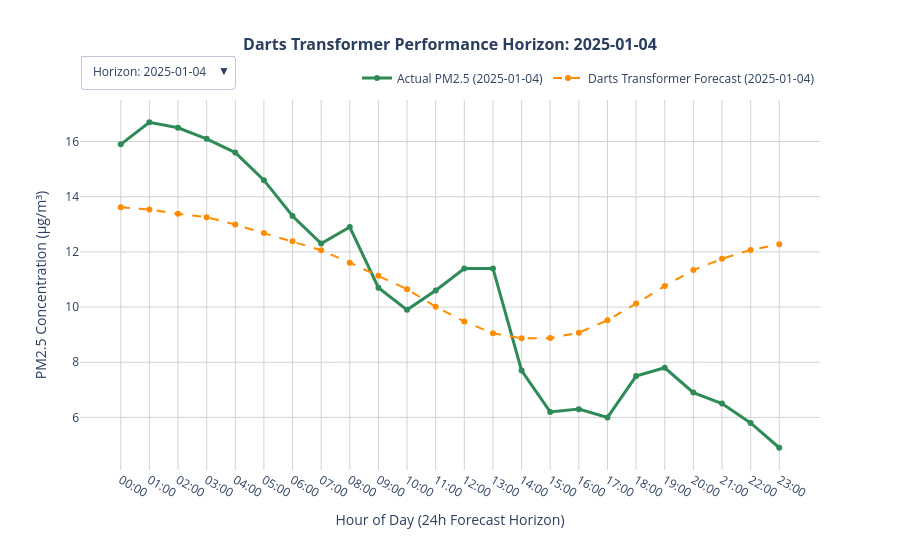

This figure's notebook cell:
### Code cell
plt.plot(loss_tracker.train_losses, label='Training Loss')
plt.plot(loss_tracker.val_losses, label='Validation Loss')
plt.title('Training and Validation Loss')
plt.xlabel('Epochs')
plt.ylabel('Loss')
plt.legend(loc='best')
plt.show()
from sklearn.metrics import mean_absolute_error, mean_squared_error, r2_score as sklearn_r2

print("Generating rolling predictions (1-hour stride)...")
scaled_forecasts = final_model.historical_forecasts(
    series=val_target_scaled,
    past_covariates=val_cov_scaled,
    start=INPUT_WINDOW,
    forecast_horizon=OUTPUT_WINDOW,
    stride=1,
    retrain=False,
    last_points_only=False
)

true_forecasts = [target_scaler.inverse_transform(f) for f in scaled_forecasts]
true_targets = [val_target.slice_intersect(f) for f in true_forecasts]

all_pred_values = np.concatenate([f.univariate_values() for f in true_forecasts])
all_true_values = np.concatenate([t.univariate_values() for t in true_targets])

# --- 4. Global Metrics Calculation ---
global_mae = mean_absolute_error(all_true_values, all_pred_values)
global_rmse = np.sqrt(mean_squared_error(all_true_values, all_pred_values))
global_r2 = sklearn_r2(all_true_values, all_pred_values)

baseline_mean = np.mean(all_true_values)
mae_percentage = (global_mae / baseline_mean)
rmse_percentage = (global_rmse / baseline_mean)

print(f"Global R² Score     : {global_r2:.4f}")
print(f"Global MAE          : {global_mae:.4f} μg/m³")
print(f"Global RMSE         : {global_rmse:.4f} μg/m³")
print(f"MAE% (Normalized)   : {mae_percentage:.2f}")
print(f"RMSE% (Normalized)  : {rmse_percentage:.2f}")

import plotly.graph_objects as go

sample_indices = [0, 50, 100, 150, 200, 250, 300, 350, 400, 450, 500, 550, 600]
num_samples = len(sample_indices)

fig_darts = go.Figure()
buttons_darts = []

for idx, sample_idx in enumerate(sample_indices):
    # FIXED: Extract the single TimeSeries chunk directly from the list instead of sub-slicing
    target_chunk = true_targets[sample_idx]
    forecast_chunk = true_forecasts[sample_idx]
    
    # Extract univariate numpy arrays out of the single TimeSeries object
    true_actual_darts = target_chunk.univariate_values()
    true_pred_darts = forecast_chunk.univariate_values()
    
    # Extract the timestamps from the chunk
    window_timestamps_darts = target_chunk.time_index
    time_labels_darts = [str(t).split()[1][:5] for t in window_timestamps_darts]
    date_str_darts = str(window_timestamps_darts[0]).split()[0]
    
    fig_darts.add_trace(go.Scatter(
        x=time_labels_darts, y=true_actual_darts, mode='lines+markers',
        name=f'Actual PM2.5 ({date_str_darts})', line=dict(color='seagreen', width=3),
        visible=(idx == 0)
    ))
    fig_darts.add_trace(go.Scatter(
        x=time_labels_darts, y=true_pred_darts, mode='lines+markers',
        name=f'Darts Transformer Forecast ({date_str_darts})', line=dict(color='darkorange', width=2, dash='dash'),
        visible=(idx == 0)
    ))
    
    visibility_mask_darts = [False] * (num_samples * 2)
    visibility_mask_darts[idx * 2] = True
    visibility_mask_darts[idx * 2 + 1] = True
    
    buttons_darts.append(dict(
        label=f"Horizon: {date_str_darts}", method="update",
        args=[{"visible": visibility_mask_darts}, {"title": f"<b>Darts Transformer Performance Horizon: {date_str_darts}</b>"}]
    ))

# FIXED: Extract the date string safely from the first time series element in the list
initial_date_darts = str(true_targets[0].time_index[0]).split()[0]

fig_darts.update_layout(
    title=dict(text=f'<b>Darts Transformer Performance Horizon: {initial_date_darts}</b>', x=0.5, font=dict(size=16)),
    updatemenus=[dict(buttons=buttons_darts, direction="down", pad={"r": 10, "t": 10}, showactive=True, x=0.0, xanchor="left", y=1.15, yanchor="top")],
    xaxis=dict(title='Hour of Day (24h Forecast Horizon)', showgrid=True, gridcolor='lightgray'),
    yaxis=dict(title='PM2.5 Concentration (μg/m³)', showgrid=True, gridcolor='lightgray'),
    template='plotly_white', hovermode='x unified', height=550, width=900,
    legend=dict(orientation="h", yanchor="bottom", y=1.02, xanchor="right", x=1)
)

fig_darts.show()

### Figure 1 — Plotly figure (JSON) as saved in the notebook; plotly's stock layout.template omitted (floating-point values rounded to 4 significant figures)
{"data": [{"line": {"color": "seagreen", "width": 3}, "mode": "lines+markers", "name": "Actual PM2.5 (2025-01-04)", "type": "scatter", "visible": true, "x": ["00:00", "01:00", "02:00", "03:00", "04:00", "05:00", "06:00", "07:00", "08:00", "09:00", "10:00", "11:00", "12:00", "13:00", "14:00", "15:00", "16:00", "17:00", "18:00", "19:00", "20:00", "21:00", "22:00", "23:00"], "y": [15.9, 16.7, 16.5, 16.1, 15.6, 14.6, 13.3, 12.3, 12.9, 10.7, 9.9, 10.6, 11.4, 11.4, 7.7, 6.2, 6.3, 6.0, 7.5, 7.8, 6.9, 6.5, 5.8, 4.9]}, {"line": {"color": "darkorange", "dash": "dash", "width": 2}, "mode": "lines+markers", "name": "Darts Transformer Forecast (2025-01-04)", "type": "scatter", "visible": true, "x": ["00:00", "01:00", "02:00", "03:00", "04:00", "05:00", "06:00", "07:00", "08:00", "09:00", "10:00", "11:00", "12:00", "13:00", "14:00", "15:00", "16:00", "17:00", "18:00", "19:00", "20:00", "21:00", "22:00", "23:00"], "y": [13.62, 13.54, 13.38, 13.26, 12.99, 12.69, 12.39, 12.06, 11.61, 11.14, 10.65, 10.01, 9.475, 9.05, 8.868, 8.874, 9.072, 9.523, 10.12, 10.76, 11.34, 11.75, 12.07, 12.28]}, {"line": {"color": "seagreen", "width": 3}, "mode": "lines+markers", "name": "Actual PM2.5 (2025-01-06)", "type": "scatter", "visible": false, "x": ["02:00", "03:00", "04:00", "05:00", "06:00", "07:00", "08:00", "09:00", "10:00", "11:00", "12:00", "13:00", "14:00", "15:00", "16:00", "17:00", "18:00", "19:00", "20:00", "21:00", "22:00", "23:00", "00:00", "01:00"], "y": [3.1, 2.8, 1.7, 1.2, 1.1, 1.1, 1.1, 1.3, 1.6, 1.8, 1.8, 2.3, 2.3, 2.1, 2.1, 2.2, 2.9, 3.4, 3.5, 3.3, 3.0, 2.7, 2.4, 2.3]}, {"line": {"color": "darkorange", "dash": "dash", "width": 2}, "mode": "lines+markers", "name": "Darts Transformer Forecast (2025-01-06)", "type": "scatter", "visible": false, "x": ["02:00", "03:00", "04:00", "05:00", "06:00", "07:00", "08:00", "09:00", "10:00", "11:00", "12:00", "13:00", "14:00", "15:00", "16:00", "17:00", "18:00", "19:00", "20:00", "21:00", "22:00", "23:00", "00:00", "01:00"], "y": [3.556, 3.687, 3.89, 4.079, 4.259, 4.378, 4.527, 4.548, 4.481, 4.409, 4.317, 4.267, 4.262, 4.352, 4.599, 4.787, 5.146, 5.476, 5.816, 6.015, 6.112, 6.12, 6.104, 6.03]}, {"line": {"color": "seagreen", "width": 3}, "mode": "lines+markers", "name": "Actual PM2.5 (2025-01-08)", "type": "scatter", "visible": false, "x": ["04:00", "05:00", "06:00", "07:00", "08:00", "09:00", "10:00", "11:00", "12:00", "13:00", "14:00", "15:00", "16:00", "17:00", "18:00", "19:00", "20:00", "21:00", "22:00", "23:00", "00:00", "01:00", "02:00", "03:00"], "y": [6.0, 6.3, 6.2, 6.9, 8.5, 10.0, 9.9, 9.3, 7.7, 6.8, 6.8, 7.1, 8.1, 9.5, 11.0, 12.6, 13.3, 12.9, 13.6, 13.8, 13.5, 12.8, 14.0, 14.5]}, {"line": {"color": "darkorange", "dash": "dash", "width": 2}, "mode": "lines+markers", "name": "Darts Transformer Forecast (2025-01-08)", "type": "scatter", "visible": false, "x": ["04:00", "05:00", "06:00", "07:00", "08:00", "09:00", "10:00", "11:00", "12:00", "13:00", "14:00", "15:00", "16:00", "17:00", "18:00", "19:00", "20:00", "21:00", "22:00", "23:00", "00:00", "01:00", "02:00", "03:00"], "y": [5.441, 5.476, 5.568, 5.646, 5.647, 5.576, 5.493, 5.323, 5.126, 4.937, 4.86, 4.847, 4.962, 5.159, 5.548, 5.825, 6.186, 6.496, 6.703, 6.801, 6.771, 6.713, 6.598, 6.515]}, {"line": {"color": "seagreen", "width": 3}, "mode": "lines+markers", "name": "Actual PM2.5 (2025-01-10)", "type": "scatter", "visible": false, "x": ["06:00", "07:00", "08:00", "09:00", "10:00", "11:00", "12:00", "13:00", "14:00", "15:00", "16:00", "17:00", "18:00", "19:00", "20:00", "21:00", "22:00", "23:00", "00:00", "01:00", "02:00", "03:00", "04:00", "05:00"], "y": [12.1, 11.3, 10.4, 10.9, 11.2, 11.1, 11.3, 12.0, 12.3, 12.0, 11.5, 12.3, 14.2, 15.3, 19.2, 21.7, 22.1, 23.7, 22.8, 21.3, 21.5, 19.8, 18.8, 18.3]}, {"line": {"color": "darkorange", "dash": "dash", "width": 2}, "mode": "lines+markers", "name": "Darts Transformer Forecast (2025-01-10)", "type": "scatter", "visible": false, "x": ["06:00", "07:00", "08:00", "09:00", "10:00", "11:00", "12:00", "13:00", "14:00", "15:00", "16:00", "17:00", "18:00", "19:00", "20:00", "21:00", "22:00", "23:00", "00:00", "01:00", "02:00", "03:00", "04:00", "05:00"], "y": [11.53, 11.38, 11.05, 10.61, 10.02, 9.439, 8.8, 8.365, 8.041, 8.072, 8.462, 9.074, 9.756, 10.61, 11.42, 12.0, 12.36, 12.64, 12.65, 12.53, 12.28, 12.04, 11.92, 11.84]}, {"line": {"color": "seagreen", "width": 3}, "mode": "lines+markers", "name": "Actual PM2.5 (2025-01-12)", "type": "scatter", "visible": false, "x": ["08:00", "09:00", "10:00", "11:00", "12:00", "13:00", "14:00", "15:00", "16:00", "17:00", "18:00", "19:00", "20:00", "21:00", "22:00", "23:00", "00:00", "01:00", "02:00", "03:00", "04:00", "05:00", "06:00", "07:00"], "y": [16.1, 15.0, 13.3, 10.2, 9.1, 8.7, 7.6, 6.8, 6.9, 7.3, 7.8, 7.9, 8.3, 8.5, 8.1, 7.3, 6.7, 5.9, 6.0, 5.8, 5.8, 6.1, 6.3, 6.0]}, {"line": {"color": "darkorange", "dash": "dash", "width": 2}, "mode": "lines+markers", "name": "Darts Transformer Forecast (2025-01-12)", "type": "scatter", "visible": false, "x": ["08:00", "09:00", "10:00", "11:00", "12:00", "13:00", "14:00", "15:00", "16:00", "17:00", "18:00", "19:00", "20:00", "21:00", "22:00", "23:00", "00:00", "01:00", "02:00", "03:00", "04:00", "05:00", "06:00", "07:00"], "y": [15.43, 14.92, 14.18, 13.46, 12.77, 12.25, 11.88, 11.78, 11.99, 12.45, 13.15, 13.83, 14.39, 14.77, 15.09, 15.07, 14.92, 14.74, 14.44, 14.27, 14.01, 13.84, 13.73, 13.6]}, {"line": {"color": "seagreen", "width": 3}, "mode": "lines+markers", "name": "Actual PM2.5 (2025-01-14)", "type": "scatter", "visible": false, "x": ["10:00", "11:00", "12:00", "13:00", "14:00", "15:00", "16:00", "17:00", "18:00", "19:00", "20:00", "21:00", "22:00", "23:00", "00:00", "01:00", "02:00", "03:00", "04:00", "05:00", "06:00", "07:00", "08:00", "09:00"], "y": [9.8, 9.3, 8.2, 7.6, 7.3, 6.9, 7.6, 8.8, 9.9, 11.1, 12.1, 12.4, 12.0, 11.2, 10.3, 9.4, 9.3, 7.5, 7.2, 7.0, 6.9, 7.3, 7.9, 8.2]}, {"line": {"color": "darkorange", "dash": "dash", "width": 2}, "mode": "lines+markers", "name": "Darts Transformer Forecast (2025-01-14)", "type": "scatter", "visible": false, "x": ["10:00", "11:00", "12:00", "13:00", "14:00", "15:00", "16:00", "17:00", "18:00", "19:00", "20:00", "21:00", "22:00", "23:00", "00:00", "01:00", "02:00", "03:00", "04:00", "05:00", "06:00", "07:00", "08:00", "09:00"], "y": [9.093, 8.621, 8.187, 7.881, 7.767, 7.851, 8.171, 8.539, 9.074, 9.583, 10.03, 10.41, 10.58, 10.61, 10.64, 10.57, 10.47, 10.49, 10.52, 10.52, 10.44, 10.33, 10.19, 9.887]}, {"line": {"color": "seagreen", "width": 3}, "mode": "lines+markers", "name": "Actual PM2.5 (2025-01-16)", "type": "scatter", "visible": false, "x": ["12:00", "13:00", "14:00", "15:00", "16:00", "17:00", "18:00", "19:00", "20:00", "21:00", "22:00", "23:00", "00:00", "01:00", "02:00", "03:00", "04:00", "05:00", "06:00", "07:00", "08:00", "09:00", "10:00", "11:00"], "y": [16.4, 16.4, 15.0, 12.7, 11.9, 12.4, 13.7, 15.9, 16.8, 15.5, 13.8, 17.2, 14.2, 12.7, 11.1, 10.9, 10.1, 10.4, 10.2, 11.0, 11.5, 11.4, 10.8, 10.0]}, {"line": {"color": "darkorange", "dash": "dash", "width": 2}, "mode": "lines+markers", "name": "Darts Transformer Forecast (2025-01-16)", "type": "scatter", "visible": false, "x": ["12:00", "13:00", "14:00", "15:00", "16:00", "17:00", "18:00", "19:00", "20:00", "21:00", "22:00", "23:00", "00:00", "01:00", "02:00", "03:00", "04:00", "05:00", "06:00", "07:00", "08:00", "09:00", "10:00", "11:00"], "y": [15.41, 14.74, 14.26, 14.03, 14.1, 14.54, 15.18, 16.0, 16.94, 17.75, 18.4, 18.71, 18.79, 18.63, 18.25, 17.81, 17.3, 16.86, 16.55, 16.08, 15.7, 15.07, 14.57, 14.0]}, {"line": {"color": "seagreen", "width": 3}, "mode": "lines+markers", "name": "Actual PM2.5 (2025-01-18)", "type": "scatter", "visible": false, "x": ["14:00", "15:00", "16:00", "17:00", "18:00", "19:00", "20:00", "21:00", "22:00", "23:00", "00:00", "01:00", "02:00", "03:00", "04:00", "05:00", "06:00", "07:00", "08:00", "09:00", "10:00", "11:00", "12:00", "13:00"], "y": [11.7, 10.9, 11.2, 16.0, 17.8, 19.7, 21.6, 23.1, 22.6, 22.1, 20.6, 22.2, 22.7, 22.8, 23.9, 22.3, 18.9, 15.7, 15.4, 15.5, 15.4, 15.6, 16.8, 14.8]}, {"line": {"color": "darkorange", "dash": "dash", "width": 2}, "mode": "lines+markers", "name": "Darts Transformer Forecast (2025-01-18)", "type": "scatter", "visible": false, "x": ["14:00", "15:00", "16:00", "17:00", "18:00", "19:00", "20:00", "21:00", "22:00", "23:00", "00:00", "01:00", "02:00", "03:00", "04:00", "05:00", "06:00", "07:00", "08:00", "09:00", "10:00", "11:00", "12:00", "13:00"], "y": [13.11, 13.11, 13.47, 14.15, 15.08, 16.13, 17.17, 17.91, 18.6, 18.94, 19.12, 19.03, 18.81, 18.68, 18.33, 18.13, 17.75, 17.34, 16.9, 16.09, 15.33, 14.39, 13.61, 12.96]}, {"line": {"color": "seagreen", "width": 3}, "mode": "lines+markers", "name": "Actual PM2.5 (2025-01-20)", "type": "scatter", "visible": false, "x": ["16:00", "17:00", "18:00", "19:00", "20:00", "21:00", "22:00", "23:00", "00:00", "01:00", "02:00", "03:00", "04:00", "05:00", "06:00", "07:00", "08:00", "09:00", "10:00", "11:00", "12:00", "13:00", "14:00", "15:00"], "y": [9.0, 9.8, 10.7, 12.4, 13.2, 14.8, 16.0, 16.4, 15.7, 16.4, 16.4, 15.8, 15.5, 16.1, 15.5, 16.0, 17.3, 19.0, 19.4, 20.7, 21.4, 20.6, 18.8, 17.4]}, {"line": {"color": "darkorange", "dash": "dash", "width": 2}, "mode": "lines+markers", "name": "Darts Transformer Forecast (2025-01-20)", "type": "scatter", "visible": false, "x": ["16:00", "17:00", "18:00", "19:00", "20:00", "21:00", "22:00", "23:00", "00:00", "01:00", "02:00", "03:00", "04:00", "05:00", "06:00", "07:00", "08:00", "09:00", "10:00", "11:00", "12:00", "13:00", "14:00", "15:00"], "y": [8.469, 9.05, 9.85, 10.74, 11.69, 12.49, 13.11, 13.37, 13.57, 13.52, 13.5, 13.34, 13.15, 13.13, 12.94, 12.82, 12.51, 12.15, 11.75, 11.08, 10.45, 9.917, 9.512, 9.407]}, {"line": {"color": "seagreen", "width": 3}, "mode": "lines+markers", "name": "Actual PM2.5 (2025-01-22)", "type": "scatter", "visible": false, "x": ["18:00", "19:00", "20:00", "21:00", "22:00", "23:00", "00:00", "01:00", "02:00", "03:00", "04:00", "05:00", "06:00", "07:00", "08:00", "09:00", "10:00", "11:00", "12:00", "13:00", "14:00", "15:00", "16:00", "17:00"], "y": [17.8, 22.2, 25.9, 24.6, 23.5, 21.9, 20.0, 18.9, 15.5, 11.7, 11.2, 6.2, 3.9, 3.5, 3.2, 2.5, 2.3, 1.9, 1.7, 1.7, 2.6, 3.1, 3.3, 3.4]}, {"line": {"color": "darkorange", "dash": "dash", "width": 2}, "mode": "lines+markers", "name": "Darts Transformer Forecast (2025-01-22)", "type": "scatter", "visible": false, "x": ["18:00", "19:00", "20:00", "21:00", "22:00", "23:00", "00:00", "01:00", "02:00", "03:00", "04:00", "05:00", "06:00", "07:00", "08:00", "09:00", "10:00", "11:00", "12:00", "13:00", "14:00", "15:00", "16:00", "17:00"], "y": [15.33, 16.45, 17.54, 18.47, 19.13, 19.48, 19.43, 19.1, 18.83, 18.32, 18.07, 17.59, 17.22, 16.82, 16.12, 15.43, 14.44, 13.45, 12.62, 11.74, 11.16, 10.77, 10.88, 11.45]}, {"line": {"color": "seagreen", "width": 3}, "mode": "lines+markers", "name": "Actual PM2.5 (2025-01-24)", "type": "scatter", "visible": false, "x": ["20:00", "21:00", "22:00", "23:00", "00:00", "01:00", "02:00", "03:00", "04:00", "05:00", "06:00", "07:00", "08:00", "09:00", "10:00", "11:00", "12:00", "13:00", "14:00", "15:00", "16:00", "17:00", "18:00", "19:00"], "y": [4.1, 4.9, 5.0, 5.2, 4.6, 3.1, 3.2, 3.7, 5.2, 4.6, 4.7, 4.9, 5.1, 5.3, 5.0, 4.5, 4.3, 3.7, 3.2, 3.7, 4.1, 5.0, 6.9, 7.6]}, {"line": {"color": "darkorange", "dash": "dash", "width": 2}, "mode": "lines+markers", "name": "Darts Transformer Forecast (2025-01-24)", "type": "scatter", "visible": false, "x": ["20:00", "21:00", "22:00", "23:00", "00:00", "01:00", "02:00", "03:00", "04:00", "05:00", "06:00", "07:00", "08:00", "09:00", "10:00", "11:00", "12:00", "13:00", "14:00", "15:00", "16:00", "17:00", "18:00", "19:00"], "y": [4.404, 4.592, 4.806, 4.927, 4.974, 5.027, 5.187, 5.216, 5.27, 5.341, 5.398, 5.489, 5.498, 5.407, 5.337, 5.213, 5.159, 5.233, 5.401, 5.453, 5.643, 5.805, 6.126, 6.357]}, {"line": {"color": "seagreen", "width": 3}, "mode": "lines+markers", "name": "Actual PM2.5 (2025-01-26)", "type": "scatter", "visible": false, "x": ["22:00", "23:00", "00:00", "01:00", "02:00", "03:00", "04:00", "05:00", "06:00", "07:00", "08:00", "09:00", "10:00", "11:00", "12:00", "13:00", "14:00", "15:00", "16:00", "17:00", "18:00", "19:00", "20:00", "21:00"], "y": [3.0, 2.4, 1.7, 1.7, 2.8, 2.9, 2.7, 3.2, 2.9, 3.2, 2.8, 3.0, 2.9, 2.7, 2.6, 2.6, 2.7, 2.6, 2.7, 2.9, 3.3, 3.3, 3.6, 3.8]}, {"line": {"color": "darkorange", "dash": "dash", "width": 2}, "mode": "lines+markers", "name": "Darts Transformer Forecast (2025-01-26)", "type": "scatter", "visible": false, "x": ["22:00", "23:00", "00:00", "01:00", "02:00", "03:00", "04:00", "05:00", "06:00", "07:00", "08:00", "09:00", "10:00", "11:00", "12:00", "13:00", "14:00", "15:00", "16:00", "17:00", "18:00", "19:00", "20:00", "21:00"], "y": [3.557, 3.698, 3.864, 4.008, 4.062, 4.163, 4.329, 4.456, 4.492, 4.552, 4.519, 4.436, 4.314, 4.119, 4.061, 3.96, 4.033, 4.217, 4.567, 4.863, 5.196, 5.459, 5.746, 5.914]}, {"line": {"color": "seagreen", "width": 3}, "mode": "lines+markers", "name": "Actual PM2.5 (2025-01-29)", "type": "scatter", "visible": false, "x": ["00:00", "01:00", "02:00", "03:00", "04:00", "05:00", "06:00", "07:00", "08:00", "09:00", "10:00", "11:00", "12:00", "13:00", "14:00", "15:00", "16:00", "17:00", "18:00", "19:00", "20:00", "21:00", "22:00", "23:00"], "y": [3.9, 3.9, 4.0, 4.0, 4.0, 3.9, 4.1, 4.5, 5.2, 5.8, 6.1, 5.6, 4.3, 3.8, 5.4, 5.8, 4.7, 4.3, 5.0, 5.6, 5.7, 5.9, 5.9, 5.7]}, {"line": {"color": "darkorange", "dash": "dash", "width": 2}, "mode": "lines+markers", "name": "Darts Transformer Forecast (2025-01-29)", "type": "scatter", "visible": false, "x": ["00:00", "01:00", "02:00", "03:00", "04:00", "05:00", "06:00", "07:00", "08:00", "09:00", "10:00", "11:00", "12:00", "13:00", "14:00", "15:00", "16:00", "17:00", "18:00", "19:00", "20:00", "21:00", "22:00", "23:00"], "y": [3.78, 3.816, 3.931, 4.062, 4.199, 4.326, 4.563, 4.667, 4.688, 4.658, 4.526, 4.365, 4.217, 4.054, 4.102, 4.108, 4.37, 4.674, 5.077, 5.42, 5.678, 5.859, 5.96, 5.959]}], "layout": {"height": 550, "hovermode": "x unified", "legend": {"orientation": "h", "x": 1, "xanchor": "right", "y": 1.02, "yanchor": "bottom"}, "title": {"font": {"size": 16}, "text": "<b>Darts Transformer Performance Horizon: 2025-01-04</b>", "x": 0.5}, "updatemenus": [{"buttons": [{"args": [{"visible": [true, true, false, false, false, false, false, false, false, false, false, false, false, false, false, false, false, false, false, false, false, false, false, false, false, false]}, {"title": "<b>Darts Transformer Performance Horizon: 2025-01-04</b>"}], "label": "Horizon: 2025-01-04", "method": "update"}, {"args": [{"visible": [false, false, true, true, false, false, false, false, false, false, false, false, false, false, false, false, false, false, false, false, false, false, false, false, false, false]}, {"title": "<b>Darts Transformer Performance Horizon: 2025-01-06</b>"}], "label": "Horizon: 2025-01-06", "method": "update"}, {"args": [{"visible": [false, false, false, false, true, true, false, false, false, false, false, false, false, false, false, false, false, false, false, false, false, false, false, false, false, false]}, {"title": "<b>Darts Transformer Performance Horizon: 2025-01-08</b>"}], "label": "Horizon: 2025-01-08", "method": "update"}, {"args": [{"visible": [false, false, false, false, false, false, true, true, false, false, false, false, false, false, false, false, false, false, false, false, false, false, false, false, false, false]}, {"title": "<b>Darts Transformer Performance Horizon: 2025-01-10</b>"}], "label": "Horizon: 2025-01-10", "method": "update"}, {"args": [{"visible": [false, false, false, false, false, false, false, false, true, true, false, false, false, false, false, false, false, false, false, false, false, false, false, false, false, false]}, {"title": "<b>Darts Transformer Performance Horizon: 2025-01-12</b>"}], "label": "Horizon: 2025-01-12", "method": "update"}, {"args": [{"visible": [false, false, false, false, false, false, false, false, false, false, true, true, false, false, false, false, false, false, false, false, false, false, false, false, false, false]}, {"title": "<b>Darts Transformer Performance Horizon: 2025-01-14</b>"}], "label": "Horizon: 2025-01-14", "method": "update"}, {"args": [{"visible": [false, false, false, false, false, false, false, false, false, false, false, false, true, true, false, false, false, false, false, false, false, false, false, false, false, false]}, {"title": "<b>Darts Transformer Performance Horizon: 2025-01-16</b>"}], "label": "Horizon: 2025-01-16", "method": "update"}, {"args": [{"visible": [false, false, false, false, false, false, false, false, false, false, false, false, false, false, true, true, false, false, false, false, false, false, false, false, false, false]}, {"title": "<b>Darts Transformer Performance Horizon: 2025-01-18</b>"}], "label": "Horizon: 2025-01-18", "method": "update"}, {"args": [{"visible": [false, false, false, false, false, false, false, false, false, false, false, false, false, false, false, false, true, true, false, false, false, false, false, false, false, false]}, {"title": "<b>Darts Transformer Performance Horizon: 2025-01-20</b>"}], "label": "Horizon: 2025-01-20", "method": "update"}, {"args": [{"visible": [false, false, false, false, false, false, false, false, false, false, false, false, false, false, false, false, false, false, true, true, false, false, false, false, false, false]}, {"title": "<b>Darts Transformer Performance Horizon: 2025-01-22</b>"}], "label": "Horizon: 2025-01-22", "method": "update"}, {"args": [{"visible": [false, false, false, false, false, false, false, false, false, false, false, false, false, false, false, false, false, false, false, false, true, true, false, false, false, false]}, {"title": "<b>Darts Transformer Performance Horizon: 2025-01-24</b>"}], "label": "Horizon: 2025-01-24", "method": "update"}, {"args": [{"visible": [false, false, false, false, false, false, false, false, false, false, false, false, false, false, false, false, false, false, false, false, false, false, true, true, false, false]}, {"title": "<b>Darts Transformer Performance Horizon: 2025-01-26</b>"}], "label": "Horizon: 2025-01-26", "method": "update"}, {"args": [{"visible": [false, false, false, false, false, false, false, false, false, false, false, false, false, false, false, false, false, false, false, false, false, false, false, false, true, true]}, {"title": "<b>Darts Transformer Performance Horizon: 2025-01-29</b>"}], "label": "Horizon: 2025-01-29", "method": "update"}], "direction": "down", "pad": {"r": 10, "t": 10}, "showactive": true, "x": 0, "xanchor": "left", "y": 1.15, "yanchor": "top"}], "width": 900, "xaxis": {"gridcolor": "lightgray", "showgrid": true, "title": {"text": "Hour of Day (24h Forecast Horizon)"}}, "yaxis": {"gridcolor": "lightgray", "showgrid": true, "title": {"text": "PM2.5 Concentration (μg/m³)"}}}}
